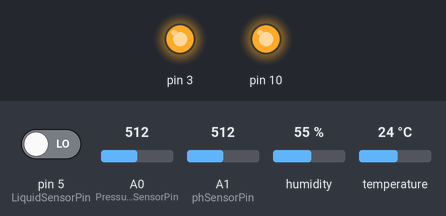
Recording of a sketch running on a simulated Arduino Uno, built for the host (arithmetic inside an expression is 32-bit, double 64-bit). On the bench: output pins drawn as LEDs (lit = HIGH). The inputs (shaded band) are chosen by the test bench; at power-on: pin 5 (LiquidSensorPin) LOW, A0 (PressureSensorPin) = 512, A1 (phSensorPin) = 512, humidity 55 %, temperature 24 °C. What the sketch prints to the serial monitor is not drawn.

Above: at 0.1 s.
At 26.2 s:
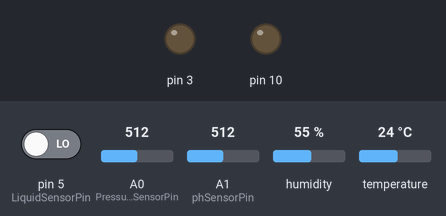
Timing chart, 0 to 27.7 s (numbered marks = the images above):
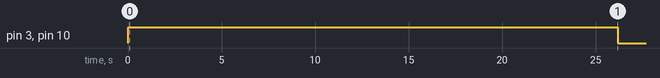

Measured:
- by itself, pin 3, pin 10: LOW → HIGH at 0.00 s, → LOW 26.2 s later

The sketch:

autofarm.ino
```cpp
#include <Wire.h>

#include <uFire_SHT20.h>
uFire_SHT20 sht20;

float eOffset, E, C;

const float pOffSet = 0.483;
float V, P;
#define PressureSensorPin 0

int Liquid_level = 0;
#define LiquidSensorPin 5

unsigned long int avgValue; //Store the average value of the sensor feedback
float b;
int buf[10],temp;
#define phSensorPin A1

#define fiveMinutes (1000UL * 60 * 5)

unsigned long time = millis();

void setup() {
  Serial.begin(115200);
  Wire.begin();
  sht20.begin();
  pinMode(3, OUTPUT);
  pinMode(10, OUTPUT);
}

void loop() {
  V = analogRead(PressureSensorPin) * 5.00 / 1024;
  P = (V - pOffSet) * 400;

  Serial.println(millis() / 1000);
  Serial.println(time / 1000);

  if ((long)(millis() / 1000 - time / 1000) >= 0 && (long)(millis() / 1000 - time / 1000) <= 25) {
    digitalWrite(10, HIGH);
    digitalWrite(3, HIGH);
  }
  if ((long)(millis() - time) < 0) {
    digitalWrite(10, LOW);
    digitalWrite(3, LOW);
  }
  if ((long)(millis() / 1000 - time / 1000) > 25 && (long)(millis() / 1000 - time / 1000) < 27) {
    time += fiveMinutes;
  }

  Liquid_level=digitalRead(LiquidSensorPin);

  for(int i=0;i<10;i++)       //Get 10 sample value from the sensor for smooth the value
    {
    analogRead(phSensorPin);
    delay(10);
  }
  for(int i=0;i<9;i++)        //sort the analog from small to large
  {
    for(int j=i+1;j<10;j++)
    {
      if(buf[i]>buf[j])
      {
        temp=buf[i];
        buf[i]=buf[j];
        buf[j]=temp;
      }
    }
  }
  avgValue=0;
  for(int i=2;i<8;i++)                      //take the average value of 6 center sample
    avgValue+=buf[i];
  float phValue=(float)avgValue*5.0/1024/6; //convert the analog into millivolt
  phValue=3.5*phValue;                      //convert the millivolt into pH value

  Serial.println("VOLTAGE: ");
  Serial.println(V, 3);
  Serial.println("PRESSURE: ");
  Serial.println(P, 1);

  Serial.println("LIQUIDLEVEL: ");
  Serial.println(Liquid_level, DEC);

  Serial.println("PH: ");
  Serial.println(phValue,2);

  Serial.println("HUMIDITY: ");
  Serial.println(sht20.humidity());
  Serial.println("AIRTEMP: ");
  Serial.println(sht20.temperature());
  Serial.println("DEWPOINT: ");
  Serial.println(sht20.dew_point());
  Serial.println("VPD: ");
  Serial.println(sht20.vpd());

  Serial.println("");
}
```
